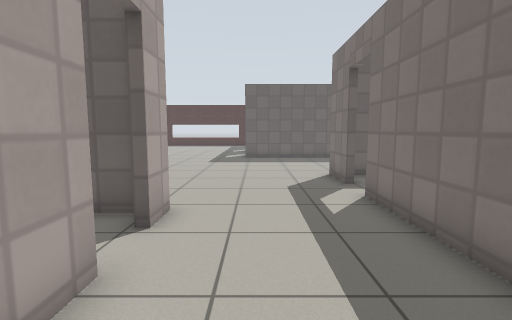
view 1 (above)

16 first-person views from a walk through a world built for the Gazebo simulator. The camera is 0.94 m above the floor, tilts 6° down and sees 85° across. The floor is counted in squares, 0.5 m on a side. Each view is taken from the middle of a square. On the plan, view 1 faces up. The plan holds only what a view shows up to about 16 squares ahead; the rest is blank. Simple patterns stand in for the simulator's built-in surfaces.

view 2
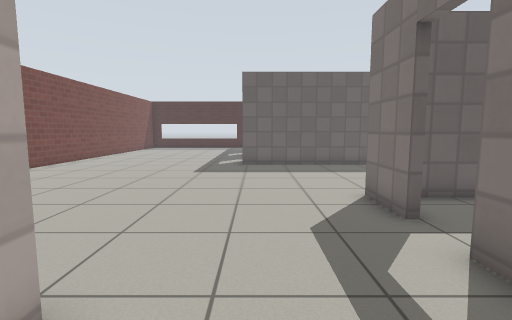

view 3
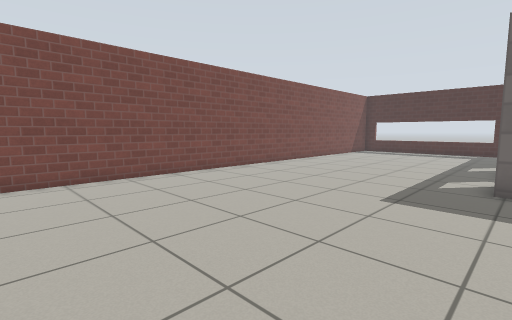

view 4
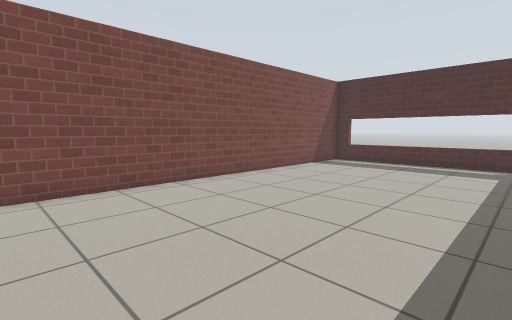

view 5
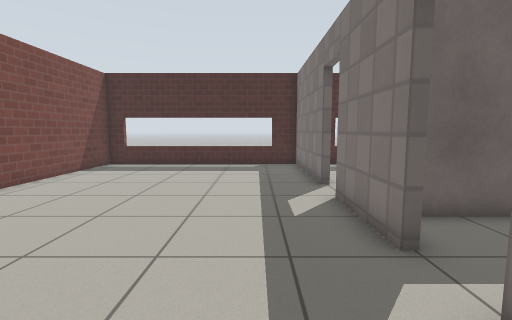

view 6
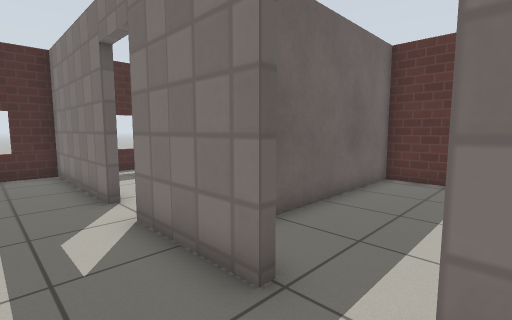

view 7
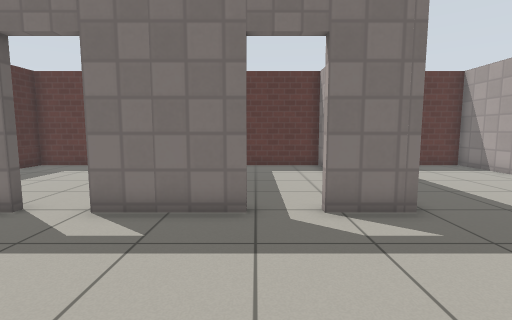

view 8
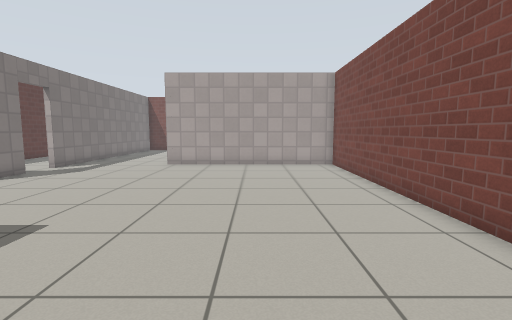

view 9
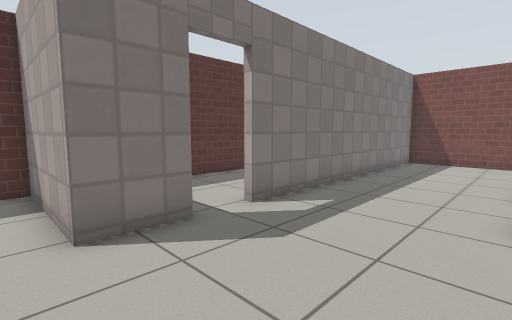

view 10
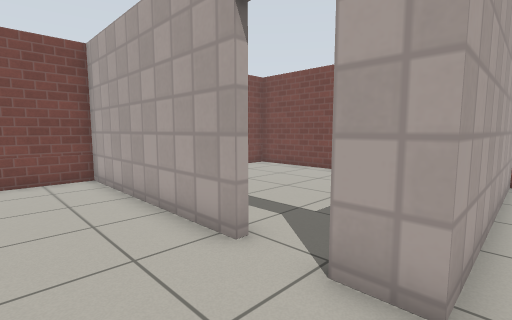

view 11
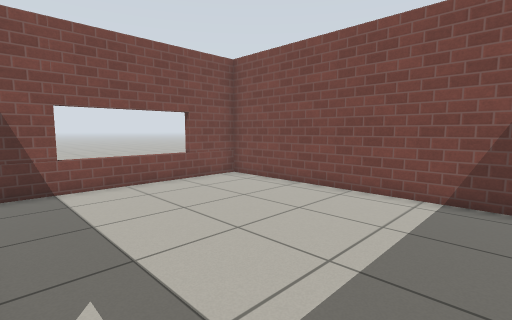

view 12
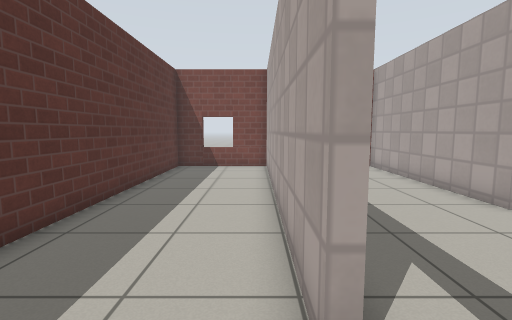

view 13
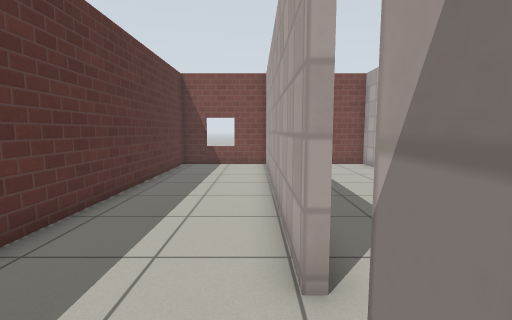

view 14
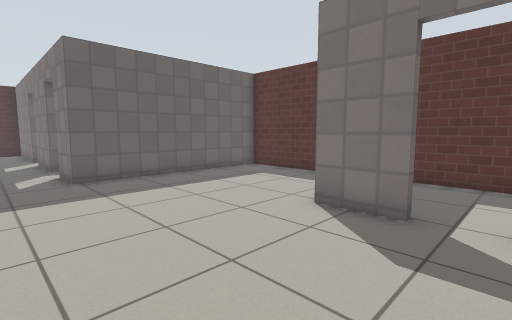

view 15
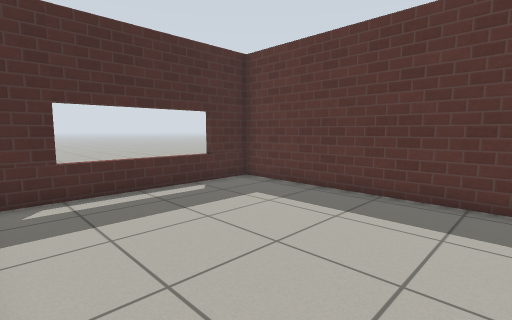

view 16
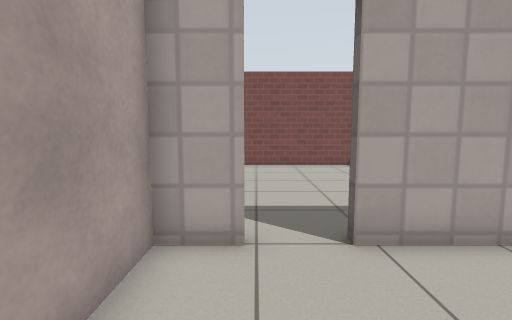

### Floor plan
Ten units are one square. View 1 is at (0, 0); x grows to the right and y downward. Boxes are objects, and circles mark ways between rooms. Rooms are numbered by the first view taken in them; rooms with no view inside come last. Other rooms are left out.
<svg viewBox="-118 -352 204 404">
<path fill="none" stroke="#000" d="M-7 -231 -7 -269M32 -97 32 -120 81 -120 81 -193 -7 -193 -7 -215M-7 -285 -7 -347 -113 -347 -113 -65 -21 -65 -21 -52M-21 -35 -21 47 31 47 32 -80M-113 -48 -113 47 -33 47M-27 -62 -37 -62M35 -80 34 47 81 47 81 -67M81 -84 81 -111M35 -106 35 -97M63 -117 41 -117M-4 -312 -4 -285M-4 -269 -4 -253 24 -253M81 -262 81 -347 3 -347M70 -196 81 -196 81 -250 -1 -250"/>
<circle cx="-20" cy="-45" r="3" fill="#2a7"/>
<circle cx="30" cy="-85" r="3" fill="#2a7"/>
<circle cx="-7" cy="-277" r="3" fill="#2a7"/>
<circle cx="-7" cy="-223" r="3" fill="#2a7"/>
<text x="-40" y="-170">1</text>
<text x="-70" y="-10">2</text>
<text x="50" y="-40">3</text>
<text x="40" y="-300">4</text>
<text x="40" y="-220">5</text>
</svg>
Room 1 opens to room 2. Room 1 opens to room 3. Room 1 opens to room 4. Room 1 opens to room 5.

Where each view was taken, in squares from view 1:
view 1: 0 up, 0 right, facing up
view 2: 4 up, 0 right, facing up
view 3: 9 up, 0 right, facing up-left
view 4: 18 up, 2 left, facing up-left
view 5: 19 up, 3 left, facing up
view 6: 21 up, 3 left, facing up-right
view 7: 23 up, 7 left, facing right
view 8: 22 up, 7 left, facing down
view 9: 13 up, 2 left, facing down-right
view 10: 7 up, 1 right, facing down-left
view 11: 5 up, 3 left, facing down-left
view 12: 10 up, 4 right, facing down
view 13: 11 up, 4 right, facing down
view 14: 8 up, 3 left, facing up-right
view 15: 26 up, 0 right, facing up-right
view 16: 27 up, 4 right, facing left
